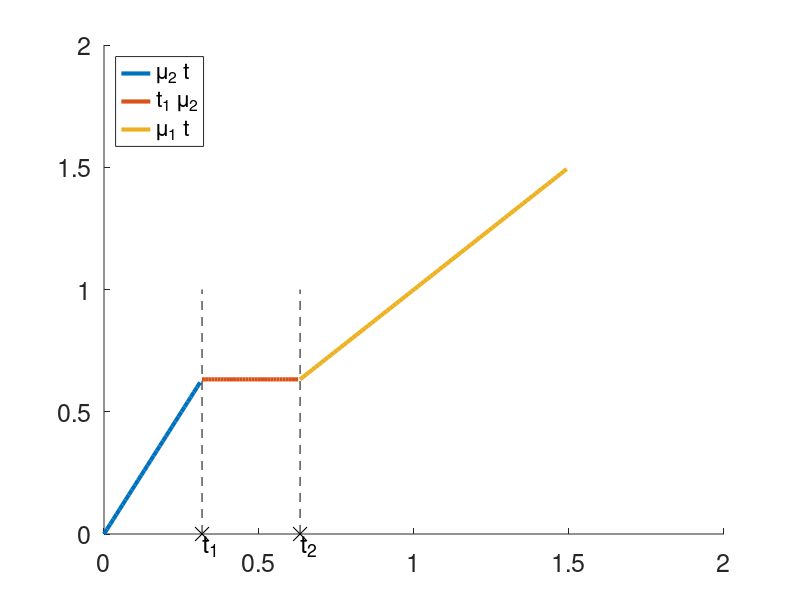

Write MATLAB code to recreate this figure.

mu1 = 1;
mu2 = 2;

lambda = 0.1;
xi = 0.5;

theta = 0;

t1 = sqrt(2*lambda*(mu1/mu2));
t2 = (mu2/mu1)*t1;

mu2*t1-mu1*t2

g1 = @(t) 0.5*mu2*t^2+lambda*xi*(mu1-mu2);
g2 = @(t) t1*mu2*(t-0.5*t1)+lambda*xi*(mu1-mu2);
g3 = @(t) 0.5*mu1*t^2 + 0.5*mu1*t2^2 - 0.5*t1^2*mu2+lambda*xi*(mu1-mu2);

h1 = @(t) t^2/(2*mu2) - lambda*xi*(mu1-mu2);
h2 = @(t) t^2/(2*mu1) -mu1*t2^2/2 + mu2*t1^2/2 - lambda*xi*(mu1-mu2);

f1 = @(t) 0.5*t^2/(mu2+theta) - lambda*xi*(mu1-mu2);
f2 = @(t) 1/(2*theta)*(mu2*t1-t)^2 + mu2*t1^2/2  - lambda*xi*(mu1-mu2);
f3 = @(t) 0.5*t^2/(mu1+theta) - mu1*t2^2/2 + mu2*t1^2/2 - lambda*xi*(mu1-mu2);

dg1 = @(t) mu2*t;
dg2 = @(t) t1*mu2*ones(length(t),1);
dg3 = @(t) mu1*t;

dh1 = @(t) t/(mu2);
dh2 = @(t) t/(mu1);

xMin = 0;
xMax = 1.5;
yMin = 0;
yMax = 1;

fontSize = 18;
markerSize = 10;

energyDensity = false;
energyDensityConj = false;
energyDensityConjReg = false;
derEnergyDensity = true;
derEnergyDensityConj = false;

if energyDensity
    figure(1)
    clf
    hold all
    ezplot(g1,[xMin xMax,yMin yMax])
    ezplot(g2,[xMin xMax,yMin yMax])
    ezplot(g3,[xMin xMax,yMin yMax])
    line([t1,t1],[yMin,yMax],'Linestyle','--','Color','k')
    plot(t1,yMin,'Marker','x','Markersize',markerSize,'Color','k')
    text(t1,yMin-0.05,'t_1','Fontsize',fontSize)
    line([t2,t2],[yMin,yMax],'Linestyle','--','Color','k')
    plot(t2,yMin,'Marker','x','Markersize',markerSize,'Color','k')
    text(t2,yMin-0.05,'t_2','Fontsize',fontSize)
    legend('0.5 \mu_2 t^2+\lambda \xi (\mu_1-\mu_2)','t_1 \mu_2 (t-0.5 t_1)+\lambda \xi (\mu_1-\mu_2)','0.5 \mu_1 t^2 + 0.5 \mu_1 t_2^2 - 0.5 t_1^2 \mu_2+\lambda \xi (\mu_1-\mu_2)','Location','Northwest')
    title('')
    xlabel('')
    set(gca,'Fontsize',fontSize)
end

if energyDensityConj
    figure(2)
    clf
    hold all
    h = ezplot(h1,[xMin xMax,yMin yMax])
    set(h,'LineWidth',3,'Linestyle','-');
    h = ezplot(h2,[xMin xMax,yMin yMax])
    set(h,'LineWidth',3,'Linestyle','--');
    line([t1*mu2,t1*mu2],[yMin,yMax],'Linestyle','--','Color','k')
    plot(t1*mu2,yMin,'Marker','x','Markersize',markerSize,'Color','k')
    text(t1*mu2,yMin-0.05,'t_1\mu_2','Fontsize',fontSize)
    legend('t^2/(2 \mu_2) + \lambda \xi (\mu_1-\mu_2)','t^2/(2 \mu_1) -\mu_1 t_2^2/2 + \mu_2 t_1^2/2 + \lambda \xi (\mu_1-\mu_2)','Location','Southeast')
    title('')
    xlabel('')
    set(gca,'Fontsize',fontSize)
end

if energyDensityConjReg
    figure(3)
    clf
    hold all
    h = ezplot(f1,[xMin xMax,yMin yMax]);
    set(h,'LineWidth',3,'Linestyle','-');
    h = ezplot(f2,[xMin xMax,yMin yMax]);
    set(h,'LineWidth',3,'Linestyle','--');
    h = ezplot(f3,[xMin xMax,yMin yMax]);
    set(h,'LineWidth',3,'Linestyle',':');
    line([t1*(mu2+theta),t1*(mu2+theta)],[yMin,yMax],'Linestyle','--','Color','k')
    plot(t1*(mu2+theta),yMin,'Marker','x','Markersize',markerSize,'Color','k')
    text(t1*(mu2+theta)-0.15,yMin-0.1,'t_1(\mu_2+\theta)','Fontsize',fontSize)
    line([t2*(mu1+theta),t2*(mu1+theta)],[yMin,yMax],'Linestyle','--','Color','k')
    plot(t2*(mu1+theta),yMin,'Marker','x','Markersize',markerSize,'Color','k')
    text(t2*(mu1+theta)+0.05,yMin-0.1,'t_2(\mu_1+\theta)','Fontsize',fontSize)
    legend('0.5 t^2/(\mu_2+\theta) - \lambda \xi (\mu_1-\mu_2)','1/(2 \theta) (\mu_2 t_1-t)^2 + \mu_2 t_1^2/2  - \lambda \xi (\mu_1-\mu_2)','0.5 t^2/(\mu_1+\theta) - \mu_1 t_2^2/2 + \mu_2 t_1^2/2 - \lambda \xi (\mu_1-\mu_2)','Location','Southeast')
    title('')
    xlabel('')
    set(gca,'Fontsize',fontSize)
end

if derEnergyDensity
    figure(4)
    clf
    hold all
    points1 = xMin:1/100:t1;
    evalDg1 = dg1(points1);
%     ezplot(dg1,[xMin t1,yMin yMax])
    h = plot(points1,evalDg1);
    set(h,'LineWidth',3,'Linestyle','-');
    points2 = t1:1/100:t2;
    evalDg2 = dg2(points2);
%     ezplot(dg2,[t1 t2,yMin yMax])
    h = plot(points2,evalDg2);
    set(h,'LineWidth',3,'Linestyle','-');
    points3 = t2:1/100:xMax;
    evalDg3 = dg3(points3);
%     ezplot(dg3,[t2 xMax,yMin yMax])
    h = plot(points3,evalDg3);
    set(h,'LineWidth',3,'Linestyle','-');
    line([t1,t1],[yMin,yMax],'Linestyle','--','Color','k')
    plot(t1,yMin,'Marker','x','Markersize',markerSize,'Color','k')
    text(t1,yMin-0.05,'t_1','Fontsize',fontSize)
    line([t2,t2],[yMin,yMax],'Linestyle','--','Color','k')
    plot(t2,yMin,'Marker','x','Markersize',markerSize,'Color','k')
    text(t2,yMin-0.05,'t_2','Fontsize',fontSize)
    legend('\mu_2 t','t_1 \mu_2','\mu_1 t','Location','Northwest')
    title('')
    xlabel('')
    set(gca,'Fontsize',fontSize) 
    axis auto
end

if derEnergyDensityConj
       figure(5)
    clf
    hold all
    points1 = xMin:1/100:mu2*t1;
    evalDh1 = dh1(points1);
%     ezplot(dg1,[xMin t1,yMin yMax])
    h = plot(points1,evalDh1);
    set(h,'LineWidth',3,'Linestyle','-');
    points2 = mu2*t1:1/100:xMax;
    evalDh2 = dh2(points2);
%     ezplot(dg2,[t1 t2,yMin yMax])
    h = plot(points2,evalDh2);
    set(h,'LineWidth',3,'Linestyle','-');
    line([t1*mu2,t1*mu2],[yMin,yMax],'Linestyle','--','Color','k')
    plot(t1*mu2,yMin,'Marker','x','Markersize',markerSize,'Color','k')
    text(t1*mu2,yMin-0.05,'t_1\mu_2','Fontsize',fontSize)
    legend('t/\mu_2','t/\mu_1','Location','Southeast')
    title('')
    xlabel('')
    set(gca,'Fontsize',fontSize) 
    axis auto
end